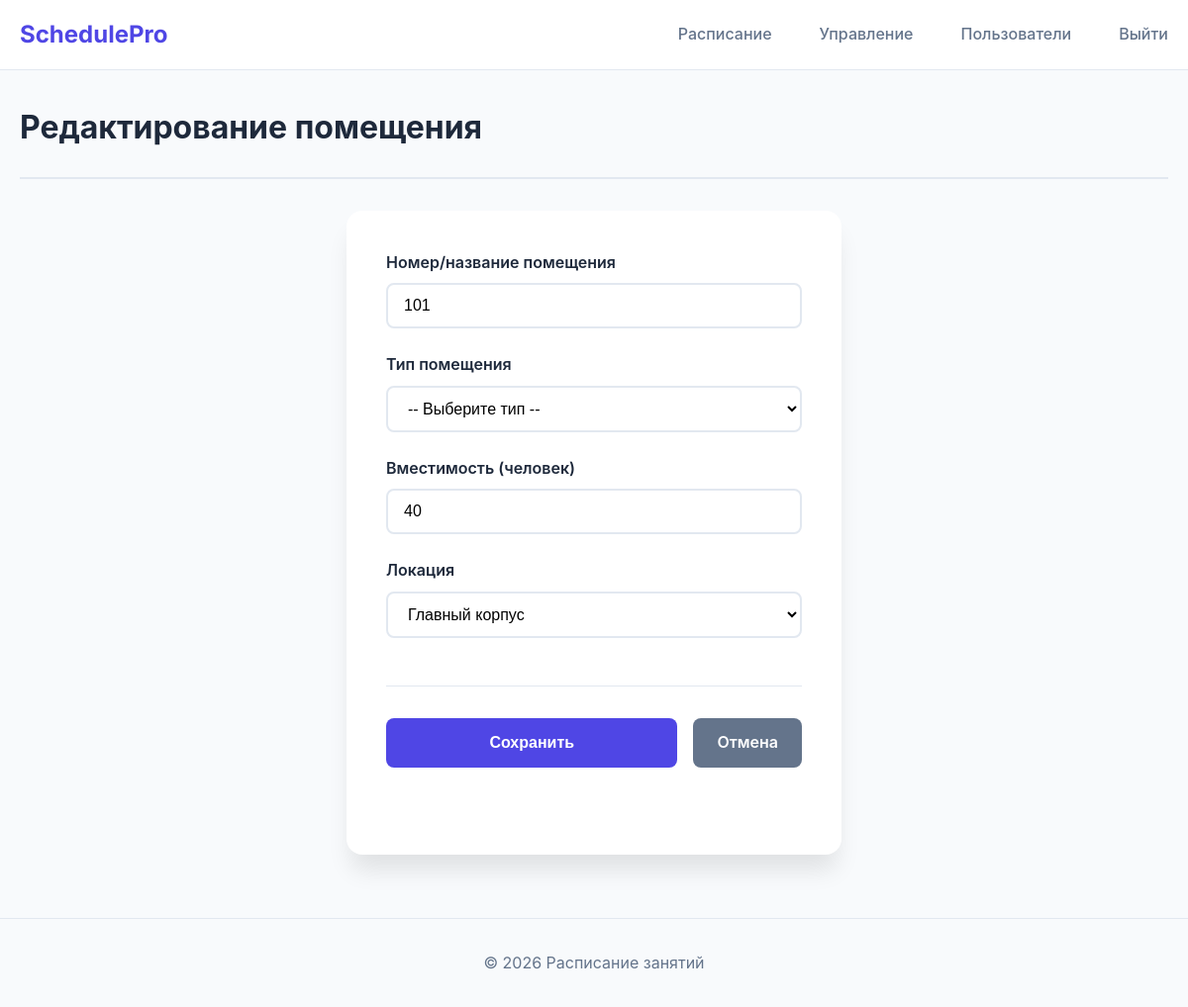
The app's page /manager/room/1/edit (signed in) with its own data.
### models.py (models this page shows, shortened)
class Room(db.Model):
    __tablename__ = 'rooms'
    id = db.Column(db.Integer, primary_key=True)
    name = db.Column(db.String(50), nullable=False)                # "101", "205", "Лаб. 401"
    location_id = db.Column(db.Integer, db.ForeignKey('locations.id'), nullable=False)
    capacity = db.Column(db.Integer, nullable=True)                # Вместимость (опционально)
    type = db.Column(db.String(50), nullable=True)                 # Тип: "лекционная", "лабораторная", "компьютерный класс"
    location = db.relationship('Location', back_populates='rooms')
    lessons = db.relationship('Lesson', back_populates='room')     # связь с занятиями

class Location(db.Model):
    __tablename__ = 'locations'
    id = db.Column(db.Integer, primary_key=True)
    name = db.Column(db.String(100), nullable=False, unique=True)  # "Главный корпус", "Лабораторный корпус"
    address = db.Column(db.String(200), nullable=True)             # Адрес
    rooms = db.relationship('Room', back_populates='location', cascade='all, delete-orphan')

### app.py (the view, shortened to what this page needs)
@app.route('/manager/room/<int:room_id>/edit', methods=['GET', 'POST'])
@login_required
def manager_room_edit(room_id):
    if not current_user.is_manager() and not current_user.is_admin():
        flash('Доступ запрещён', 'danger')
        return redirect(url_for('index'))
    room = Room.query.get_or_404(room_id)
    locations = Location.query.order_by(Location.name).all()
    return render_template('manager_room_form.html', room=room, locations=locations)

### app.py (called while the page is built)
@login_manager.user_loader
def load_user(user_id):
    return User.query.get(int(user_id))

### models.py (called while the page is built)
    def is_admin(self):
        return self.role == 'admin'

    def is_manager(self):
        return self.role == 'manager'

    def is_teacher(self):
        return self.role == 'teacher'

    def is_student(self):
        return self.role == 'student'

### templates/manager_room_form.html (shortened to what this page needs)
{% extends "base.html" %}
{% block content %}
<div class="container">
    <div class="schedule-header">
        <h1>{% if room %}Редактирование помещения{% else %}Создание помещения{% endif %}</h1>
    </div>
    <div class="selection-card">
        <form method="POST">
            <div class="form-group">
                <label for="name">Номер/название помещения</label>
                <input type="text" class="form-control" id="name" name="name" value="{{ room.name if room else '' }}" required>
            </div>
            <div class="form-group">
                <label for="type">Тип помещения</label>
                <select class="form-control" id="type" name="type">
                    <option value="">-- Выберите тип --</option>
                </select>
            </div>
            <div class="form-group">
                <label for="capacity">Вместимость (человек)</label>
                <input type="number" class="form-control" id="capacity" name="capacity" value="{{ room.capacity if room else '' }}">
            </div>
            <div class="form-group">
                <label for="location_id">Локация</label>
                <select class="form-control" id="location_id" name="location_id" required>
                    {% for loc in locations %}
                    <option value="{{ loc.id }}" {% if room and room.location_id == loc.id %}selected{% endif %}>{{ loc.name }}</option>
                    {% endfor %}
                </select>
            </div>
            <div class="actions">
                <button type="submit" class="btn btn-primary">Сохранить</button>
                <a href="{{ url_for('manager_rooms') }}" class="btn btn-secondary">Отмена</a>
            </div>
        </form>
    </div>
</div>
{% endblock %}

### static/style.css (style rules this page uses)
:root { --primary: #4f46e5; --primary-dark: #4338ca; --secondary: #64748b; --success: #10b981; --warning: #f59e0b; --danger: #ef4444; --background: #f8fafc; --surface: #ffffff; --text-primary: #1e293b; --text-secondary: #64748b; --border: #e2e8f0; --shadow: 0 4px 6px -1px rgba(0, 0, 0, 0.1); --shadow-lg: 0 20px 25px -5px rgba(0, 0, 0, 0.1); }
* { margin: 0; padding: 0; box-sizing: border-box; }
body { font-family: 'Inter', -apple-system, BlinkMacSystemFont, sans-serif; background: var(--background); color: var(--text-primary); line-height: 1.6; }
.container { max-width: 1200px; margin: 0 auto; padding: 0 20px; }
.selection-card { background: var(--surface); border-radius: 16px; padding: 2.5rem; box-shadow: var(--shadow-lg); max-width: 500px; margin: 0 auto 4rem; }
.form-group { margin-bottom: 1.5rem; }
.form-group label { display: block; font-weight: 600; margin-bottom: 0.5rem; color: var(--text-primary); }
.form-control { width: 100%; padding: 0.75rem 1rem; border: 2px solid var(--border); border-radius: 8px; font-size: 1rem; transition: all 0.2s; background: var(--surface); }
.btn { display: inline-flex; align-items: center; justify-content: center; padding: 0.75rem 1.5rem; border-radius: 8px; font-weight: 600; font-size: 1rem; cursor: pointer; transition: all 0.2s; border: none; text-decoration: none; }
.btn-primary { background: var(--primary); color: white; width: 100%; }
.btn-secondary { background: var(--secondary); color: white; }
.schedule-header { display: flex; justify-content: space-between; align-items: flex-start; margin: 2rem 0; padding-bottom: 1.5rem; border-bottom: 2px solid var(--border); }
.actions { display: flex; gap: 1rem; justify-content: center; margin: 3rem 0; padding-top: 2rem; border-top: 1px solid var(--border); }

### records on screen
Room: name "101", capacity "40", location_id "Главный корпус"
